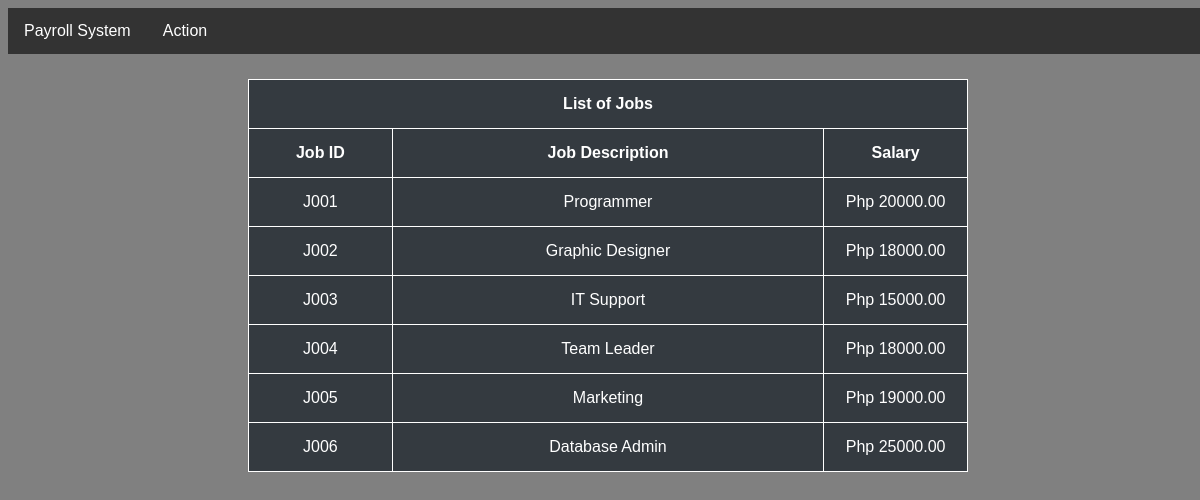
The page /payroll/jobs/ on the database its author committed.
### payroll/models.py (models this page shows)
class Jobs(models.Model):
    jobID = models.CharField(max_length=30, primary_key=True,verbose_name="Job ID")
    jobDesc = models.CharField(max_length=50,verbose_name="Job Description")
    salary = models.FloatField(verbose_name="Salary")

### payroll/views.py (the view)
# urls.py: path('jobs/',views.jobs, name='jobs'),
def jobs(request):
    obj = Jobs.objects.all()
    context = {
        "data" : obj,
    }
    return render(request,'payroll/jobs.html',context)

### payroll/templates/payroll/jobs.html (shortened to what this page needs)
{% extends 'payroll/base.html' %}
{% block content %}
{% include 'payroll/nav.html' %}
    <body>
        <div>
            <table  style="width:60%;margin:25px auto">
                <tr>
                    <th colspan="3">List of Jobs</th>
                </tr>
                <tr>
                    <th style="width: 20%;">Job ID</th>
                    <th style="width: 60%;">Job Description</th>
                    <th style="width: 40%;">Salary</th>
                </tr>
                {% for i in data %}
                <tr>
                    <td><center>{{i.jobID}}</center></td>
                    <td><center>{{i.jobDesc}}</center></td>
                    <td><center>Php {{i.salary|floatformat:2}}</center></td>
                </tr>
                {% endfor %}
            </table>
        </div>
    </body>
{% endblock %}

### payroll/templates/payroll/base.html (shortened to what this page needs)
<html>
    <head>
    </head>
    <body>
        {% block content %}
        {% endblock %}
    </body>
</html>

### payroll/templates/payroll/nav.html (shortened to what this page needs)
    </head>
    <body>
    <div class="navbar">
      <div class="dropdown">
        <button class="dropbtn">Payroll System
        </button>
      </div>
      <div class="dropdown">
        <button class="dropbtn">Action
        </button>
      </div>
    </div>
    </body>

### payroll/templates/payroll/base.html (style rules this page uses)
html { height: 100%; }
body { width:100%; background: gray; }
table, th, td, tr { border: 1px solid white; background:#343a40; color: white; border-collapse: collapse; padding: 15px; font-family: Arial, Helvetica, sans-serif; }

### payroll/templates/payroll/nav.html (style rules this page uses)
body { font-family: Arial, Helvetica, sans-serif; }
.navbar { overflow: hidden; background-color: #333; }
.dropdown { float: left; overflow: hidden; }
.dropdown .dropbtn { font-size: 16px; border: none; outline: none; color: white; padding: 14px 16px; background-color: inherit; font-family: inherit; margin: 0; }

### rows shown on the page
Jobs: jobID "J001", jobDesc "Programmer", salary "20000.00"
Jobs: jobID "J002", jobDesc "Graphic Designer", salary "18000.00"
Jobs: jobID "J003", jobDesc "IT Support", salary "15000.00"
Jobs: jobID "J004", jobDesc "Team Leader", salary "18000.00"
Jobs: jobID "J005", jobDesc "Marketing", salary "19000.00"
Jobs: jobID "J006", jobDesc "Database Admin", salary "25000.00"
